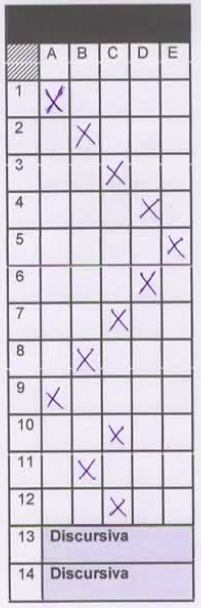
#> input picture iii.png, 201 x 608 px
$ python testwe.py
#> lines starting #> are read from the running program, lines starting #| are printed output that depends on the picture; after the words box and inside, x2 and y2 are one past the last pixel; in counts of white or black regions, pixels touching at a corner belong together

import cv2
import os

class Ordem:
    def __init__(self, pasta, subpasta, valorx, imagem):
        self.pasta = pasta
        self.subpasta = subpasta
        self.valorx = valorx
        self.imagem = imagem

conjunto_elementos = []

arquivo = "iii.png"

imagem = cv2.imread(arquivo)
#> imagem is the input picture: shape (608, 201, 3); mean B, G, R 212.5, 202.2, 206.6
imagem_aux = cv2.imread(arquivo)

imagem_cinza = cv2.cvtColor(imagem, cv2.COLOR_BGR2GRAY)
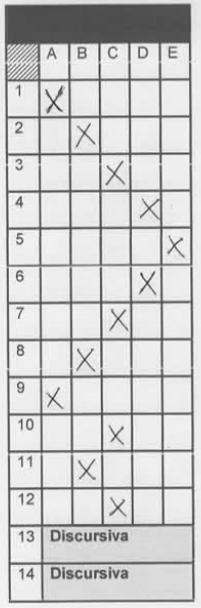
#> imagem_cinza: shape (608, 201); min 31, max 254, mean 204.8
cv2.imwrite("Imagem-cinza.jpg", imagem_cinza)

ret,thresh = cv2.threshold(imagem_cinza, 185, 255, cv2.THRESH_BINARY)
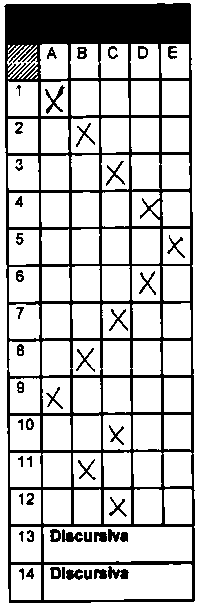
#> thresh: shape (608, 201); 76.6% white; 48 black regions

cv2.imwrite("Imagem-binaria.jpg", thresh)

contours,h = cv2.findContours(thresh,cv2.RETR_LIST, cv2.CHAIN_APPROX_NONE)
#> contours = 154 contours, 20 with area under 20; largest, box (x1, y1, x2, y2) and area: (0, 0, 201, 608) 121400, (3, 2, 196, 604) 112406, (44, 564, 192, 600) 4944, (43, 527, 192, 562) 4940, (9, 341, 40, 376) 990; h = 154 rows, first 6: [1, -1, -1, -1], [2, 0, -1, -1], [3, 1, -1, -1], [4, 2, -1, -1], [5, 3, -1, -1], [6, 4, -1, -1]

contador = 0
contador_pastas = 0

aux_contador_pastas = False
aux_aux_contador_pasta = False

aux_y = -1
flag_cor = False

dados = 0

def criarPasta():
    global contador_pastas
    os.mkdir('imagens/' + str(contador_pastas))
    contador_pastas += 1

for cnt in contours:

    # captura o perímetro da imagem
    perimetro = cv2.arcLength(cnt, True)
#> perimetro = 2
    # aproxima os contornos da imagem, neste caso estou declarando a variável
    approx = 0

    if perimetro > 80 and perimetro < 300:
        # aproxima os contornos da forma correspondente
        approx = cv2.approxPolyDP(cnt, 0.04 * perimetro, True)
        # verifica a quantidade de vértices, caso seja igual a 4 pode ser um...
        # quadrado ou terângulo
        if len(approx) == 4:
            # boundingRect captura as coordenadas x,y e a altura e largura
            (x, y, a, l) = cv2.boundingRect(cnt)
            # A condição seguinte testa as seguintes propiedades:
            # A altura e largura é maior que 15px e altura e largura é menor que 300px;
            # O resultado da altura - largura é menor que 15, essa condicional serve...
            # para encontrar figuras geométricas próximas de um quadrado.
            if (a > 15 and l > 15 and a < 300 and l < 300 and a-l < 15):
                # cv2.rectangle é responsável por desenhar um retângulo na imagem

#> (the run stopped early here; a loop or call above may not have finished)
